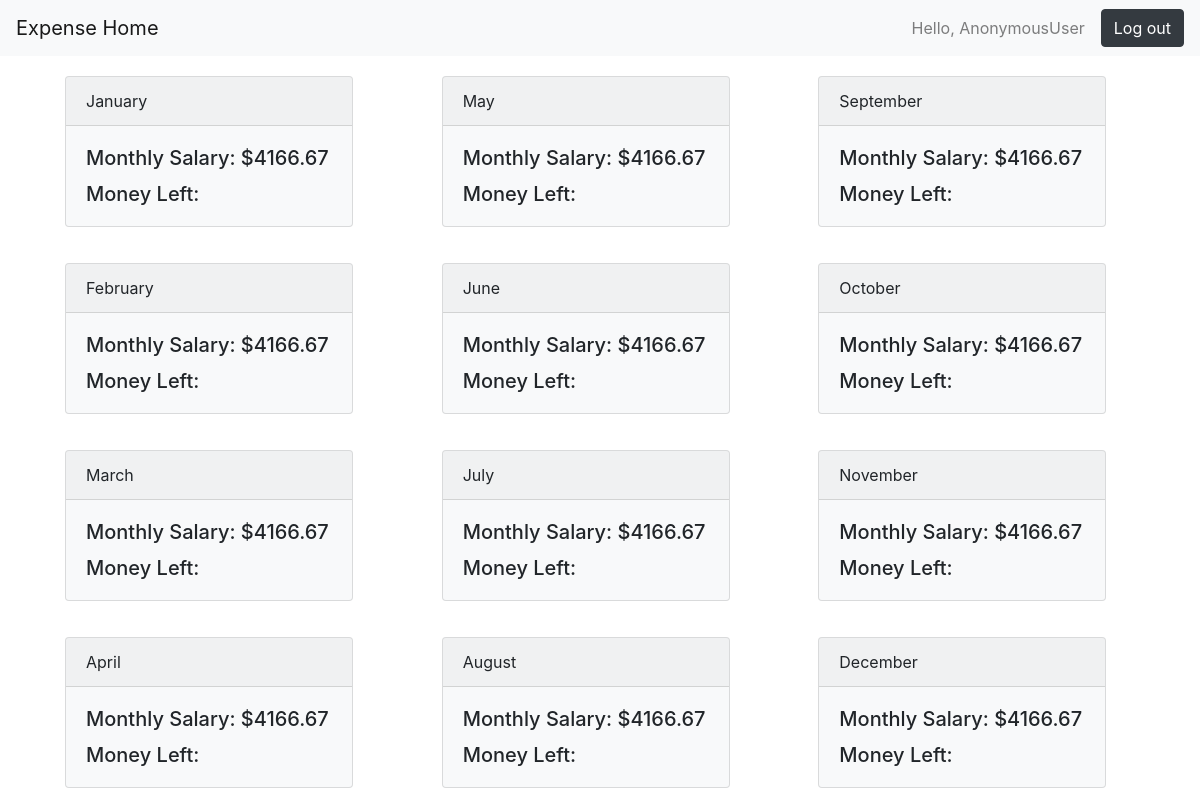
/expense_month/29, run on the app's committed database.
### expense_app/models.py (models this page shows, shortened)
class Month_Expense(models.Model):
    year = models.ForeignKey(Year_Expense, on_delete=models.CASCADE, default='', null=True)
    month = models.CharField(max_length=100, default='')
    def __str__(self):
        return self.month

class Year_Expense(models.Model):
    user = models.ForeignKey(User, on_delete=models.CASCADE, default='')
    year = models.CharField(max_length=100)
    annual_salary = models.DecimalField(max_digits=10, decimal_places=2)
    def monthly_salary(self):
        month_average = self.annual_salary/12
        return round(month_average,2)

### expense_app/views.py (the view)
# urls.py: path('expense_month/<year_expense_id>', views.expense_month, name='expense_month'),
def expense_month(request, year_expense_id):
    year_expense = Year_Expense.objects.get(pk=year_expense_id)
    month_expense = Month_Expense.objects.filter(year=year_expense)
    print(month_expense)
    return render(request, 'expense_month.html', {'month_expense': month_expense, 'year_expense': year_expense})

### expense_app/templates/expense_month.html
{% extends 'expense_base.html' %}
{% block content %}
<nav class="navbar navbar-light bg-light">
    <a href="{% url 'home' %}"class="navbar-brand">Expense Home</a>
    <form class="form-inline">
        <span class="navbar-text" style="margin-right: 1rem;">Hello, {{request.user}} </span>
        <a class="btn btn-dark" href="{% url 'logout' %}">Log out</a>
    </form>
</nav>
<div class="container">
    <div class="card-columns">
        {% for each_month in month_expense %}
        <div class="card bg-light mb-3 card-margin" style="max-width: 18rem;">
            <div class="card-header">{{ each_month.month }}</div>
            <div class="card-body">
            <h5 class="card-title">Monthly Salary: ${{ year_expense.monthly_salary }}</h5>
            <h5 class="card-text"> Money Left:</h5>
            </div>
        </div>
    {% endfor %}
    </div>
</div>
{% endblock %}

### static/expense_app/expense_home.css (style rules this page uses)
body { height:100%; }
.card-margin { margin-top:20px; margin-left:20px; }

### data on the page
Month_Expense: month "January"
Year_Expense: monthly_salary "4166.67"
Month_Expense: month "February"
Month_Expense: month "March"
Month_Expense: month "April"
Month_Expense: month "May"
Month_Expense: month "June"
Month_Expense: month "July"
Month_Expense: month "August"
Month_Expense: month "September"
Month_Expense: month "October"
Month_Expense: month "November"
Month_Expense: month "December"

### other printed values
{{ request.user }} "AnonymousUser"
